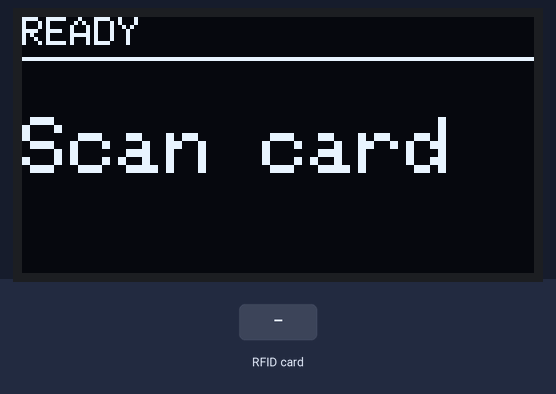
Simulated run of this sketch. Board: Arduino Uno, built with avr-gcc and run on an emulated ATmega328P. Parts: 128×64 one-colour display. The inputs (shaded band) are chosen by the test bench. What the sketch prints to the serial monitor is not drawn.

Above: at 1.3 s.
1.4 s: RFID card 23 3D 09 03 held to the reader
At 2.5 s:
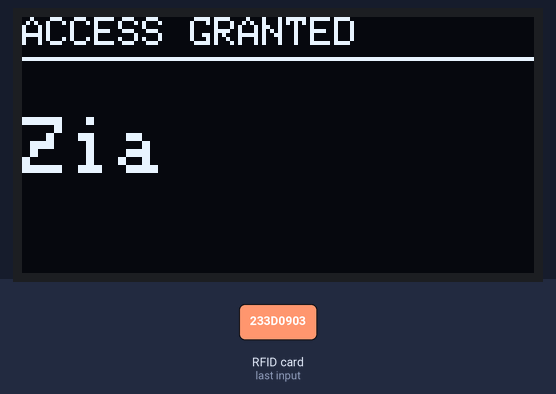
2.9 s: RFID card 56 8D F5 A6 held to the reader
At 3.6 s:
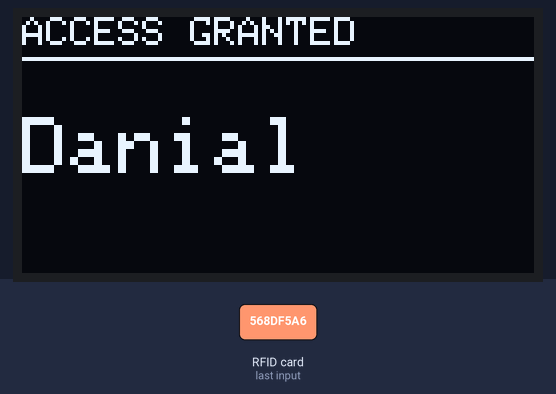
4.4 s: RFID card 3A 84 14 CD held to the reader
At 4.8 s:
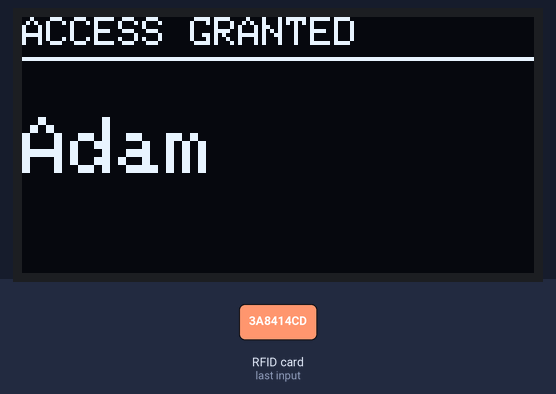
6.0 s: RFID card 5E 7A 19 C4 held to the reader
At 7.1 s:
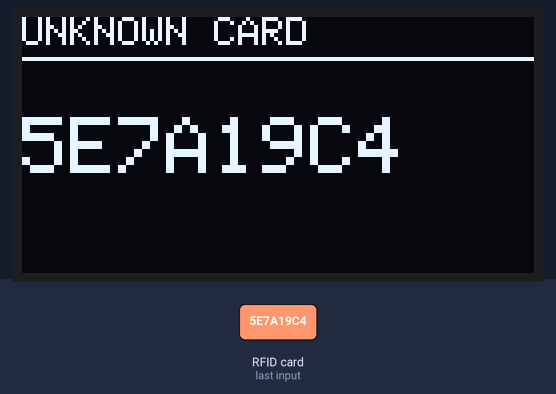
Timing chart, 0 to 8.5 s (numbered marks = the images above; inputs shaded):
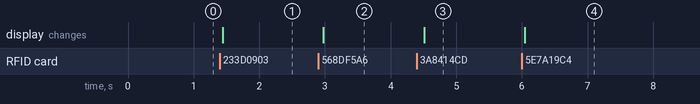

Measured:
- after the input at 1.4 s, the display: changes at once (image 1)
- after the input at 2.9 s, the display: changes after 0.08 s (image 2)
- after the input at 4.4 s, the display: changes after 0.11 s (image 3)
- after the input at 6.0 s, the display: changes at once (image 4)

The sketch:

rfid_oled_display.ino
```cpp
/*
  RFID Card -> OLED Name Display
  ------------------------------
  Tap an RFID card/tag on an RC522 reader and show the matching
  person's name on a 0.96" SSD1306 OLED (I2C).

  Hardware:
    - Arduino Uno
    - MFRC522 RFID Reader Module (SPI)
    - 0.96" OLED Display, SSD1306 driver, 128x64, I2C

  Wiring - RC522 (SPI):
    RC522 pin   Uno pin
    ---------   -------
    SDA (SS)    10
    SCK         13
    MOSI        11
    MISO        12
    IRQ         (not connected)
    GND         GND
    RST         9
    3.3V        3.3V   <-- RC522 is 3.3V only, never wire it to 5V

  Wiring - OLED (I2C):
    OLED pin    Uno pin
    ---------   -------
    GND         GND
    VCC         5V (most breakout boards regulate this fine)
    SCL         A5
    SDA         A4

  Libraries required (install via Library Manager):
    - MFRC522        by GithubCommunity
    - Adafruit SSD1306
    - Adafruit GFX Library

  How to add your own cards:
    1. Upload this sketch and open Serial Monitor (9600 baud).
    2. Tap an unregistered card - its UID prints there, e.g. "DE AD BE EF".
    3. Copy those bytes into the knownCards[] list below with a name.
    4. Re-upload.
*/

#include <SPI.h>
#include <MFRC522.h>
#include <Wire.h>
#include <Adafruit_GFX.h>
#include <Adafruit_SSD1306.h>

// ---------- RFID (RC522) ----------
#define SS_PIN  10
#define RST_PIN 9
MFRC522 rfid(SS_PIN, RST_PIN);

// ---------- OLED (SSD1306) ----------
#define SCREEN_WIDTH   128
#define SCREEN_HEIGHT  64
#define OLED_RESET     -1
#define OLED_ADDRESS   0x3C   // change to 0x3D if the display fails to init
Adafruit_SSD1306 display(SCREEN_WIDTH, SCREEN_HEIGHT, &Wire, OLED_RESET);

// ---------- Known cards: edit this list ----------
struct KnownCard {
  byte uid[4];
  const char* name;
};

KnownCard knownCards[] = {
  {{0x23, 0x3D, 0x09, 0x03}, "Zia"},
  {{0x56, 0x8D, 0xF5, 0xA6}, "Danial"},
  {{0x3A, 0x84, 0x14, 0xCD}, "Adam"},
  // Add more like: {{0x.., 0x.., 0x.., 0x..}, "Name"},
};
const int numKnownCards = sizeof(knownCards) / sizeof(knownCards[0]);

void setup() {
  Serial.begin(9600);

  SPI.begin();
  rfid.PCD_Init();

  if (!display.begin(SSD1306_SWITCHCAPVCC, OLED_ADDRESS)) {
    Serial.println(F("OLED not found - check wiring/address"));
    while (true); // halt
  }

  showMessage("READY", "Scan card");
}

void loop() {
  // Look for a new card; return early if none present
  if (!rfid.PICC_IsNewCardPresent() || !rfid.PICC_ReadCardSerial()) {
    return;
  }

  // Print the UID so you can register new cards
  Serial.print("UID:");
  for (byte i = 0; i < rfid.uid.size; i++) {
    Serial.print(rfid.uid.uidByte[i] < 0x10 ? " 0" : " ");
    Serial.print(rfid.uid.uidByte[i], HEX);
  }
  Serial.println();

  String name = matchCard(rfid.uid.uidByte, rfid.uid.size);

  if (name != "") {
    showMessage("ACCESS GRANTED", name);
  } else {
    showMessage("UNKNOWN CARD", getUidCompact(rfid.uid.uidByte, rfid.uid.size));
  }

  rfid.PICC_HaltA();
  rfid.PCD_StopCrypto1();

  delay(1500); // debounce - stops the same tap re-triggering instantly
}

// Look up a scanned UID in knownCards[]; returns "" if no match
String matchCard(byte *uid, byte size) {
  for (int i = 0; i < numKnownCards; i++) {
    bool match = true;
    for (byte j = 0; j < 4 && j < size; j++) {
      if (knownCards[i].uid[j] != uid[j]) {
        match = false;
        break;
      }
    }
    if (match) return String(knownCards[i].name);
  }
  return "";
}

// Compact hex string for the OLED, e.g. "DEADBEEF"
String getUidCompact(byte *uid, byte size) {
  String result = "";
  for (byte i = 0; i < size; i++) {
    if (uid[i] < 0x10) result += "0";
    result += String(uid[i], HEX);
  }
  result.toUpperCase();
  return result;
}

// Two-line OLED message: small header, bigger detail line
void showMessage(String header, String detail) {
  display.clearDisplay();

  display.setTextColor(SSD1306_WHITE);
  display.setTextSize(1);
  display.setCursor(0, 0);
  display.println(header);
  display.drawLine(0, 10, SCREEN_WIDTH, 10, SSD1306_WHITE);

  display.setTextSize(2);
  display.setCursor(0, 25);
  display.println(detail);

  display.display();
}
```
